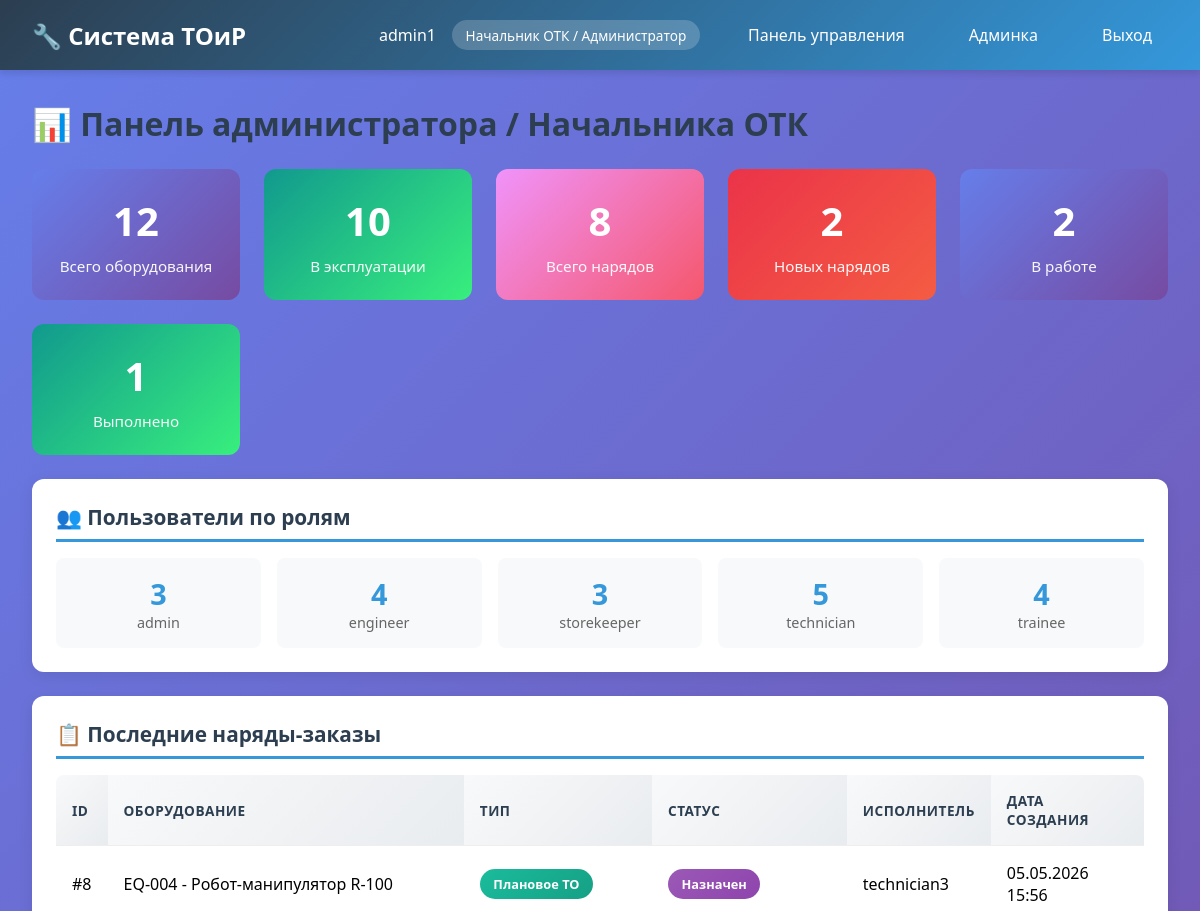
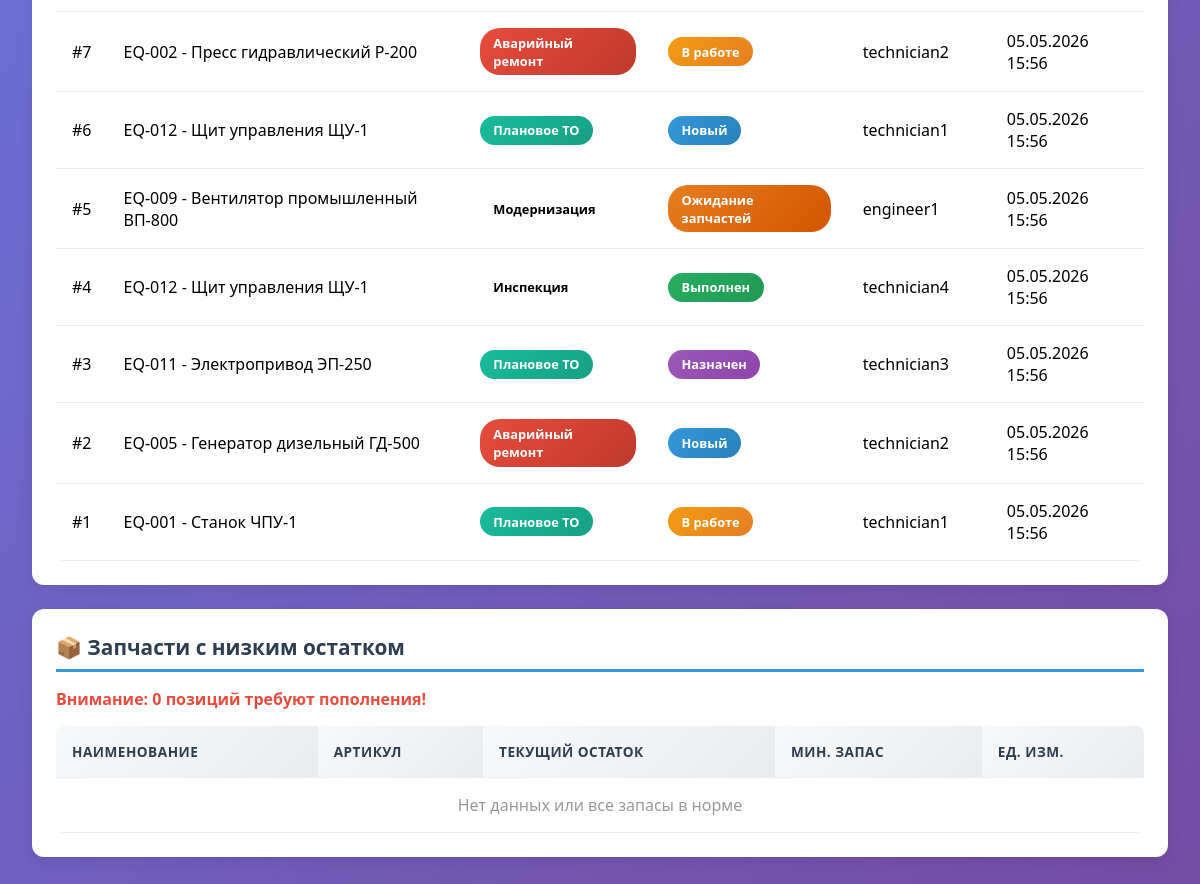
Page /dashboard/ (signed in) on the committed database (2 pictures, top to bottom).
### accounts/models.py (models this page shows, shortened)
class User(AbstractUser):
    ROLE_CHOICES = [
        ('admin', 'Начальник ОТК / Администратор'),
        ('engineer', 'Специалист ОТиР'),
        ('technician', 'Рабочий / Слесарь-ремонтник'),
        ('storekeeper', 'Кладовщик'),
        ('trainee', 'Ученик / Практикант'),
    ]
    role = models.CharField(
        max_length=20,
        choices=ROLE_CHOICES,
        default='trainee',
        verbose_name='Роль'
    )
    department = models.CharField(
        max_length=100,
        blank=True,
        null=True,
        verbose_name='Отдел/Цех'
    )
    phone = models.CharField(
        max_length=20,
        blank=True,
        null=True,
        verbose_name='Телефон'
    )
    is_active = models.BooleanField(default=True, verbose_name='Активен')
    created_at = models.DateTimeField(auto_now_add=True, verbose_name='Дата создания')
    class Meta:
        verbose_name = 'Пользователь'
        verbose_name_plural = 'Пользователи'
        ordering = ['username']
    @property
    def is_admin(self):
        return self.role == 'admin'

### workorders/models.py (models this page shows, shortened)
class WorkOrder(models.Model):
    ORDER_TYPE_CHOICES = [
        ('planned', 'Плановое ТО'),
        ('emergency', 'Аварийный ремонт'),
        ('modernization', 'Модернизация'),
        ('inspection', 'Инспекция'),
    ]
    STATUS_CHOICES = [
        ('new', 'Новый'),
        ('assigned', 'Назначен'),
        ('in_progress', 'В работе'),
        ('pending_parts', 'Ожидание запчастей'),
        ('completed', 'Выполнен'),
        ('rejected', 'Отклонен'),
    ]
    PRIORITY_CHOICES = [
        (1, 'Критический'),
        (2, 'Высокий'),
        (3, 'Средний'),
        (4, 'Низкий'),
        (5, 'Отложенный'),
    ]
    equipment = models.ForeignKey('equipment.Equipment', on_delete=models.CASCADE, related_name='work_orders', verbose_name='Оборудование')
    order_type = models.CharField(max_length=30, choices=ORDER_TYPE_CHOICES, verbose_name='Тип работ')
    priority = models.IntegerField(choices=PRIORITY_CHOICES, default=3, verbose_name='Приоритет')
    status = models.CharField(max_length=20, choices=STATUS_CHOICES, default='new', verbose_name='Статус')
    assigned_user = models.ForeignKey(settings.AUTH_USER_MODEL, on_delete=models.SET_NULL, null=True, blank=True, related_name='assigned_work_orders', verbose_name='Исполнитель')
    created_by = models.ForeignKey(settings.AUTH_USER_MODEL, on_delete=models.SET_NULL, null=True, related_name='created_work_orders', verbose_name='Создал')
    description = models.TextField(default='Техническое обслуживание / устранение неисправности', verbose_name='Описание')
    created_at = models.DateTimeField(auto_now_add=True, verbose_name='Дата создания')
    started_at = models.DateTimeField(null=True, blank=True, verbose_name='Начало работ')
    completed_at = models.DateTimeField(null=True, blank=True, verbose_name='Завершение работ')
    class Meta:
        verbose_name = 'Наряд-заказ'
        verbose_name_plural = 'Наряды-заказы'
        ordering = ['-created_at']
        indexes = [
            models.Index(fields=['status']),
            models.Index(fields=['assigned_user']),
        ]

### equipment/models.py (models this page shows, shortened)
class Equipment(models.Model):
    STATUS_CHOICES = [
        ('active', 'В эксплуатации'),
        ('maintenance', 'На обслуживании'),
        ('out_of_service', 'Неисправно'),
        ('decommissioned', 'Списано'),
    ]
    TYPE_CHOICES = [
        ('Насосы', 'Насосы'),
        ('Компрессоры', 'Компрессоры'),
        ('Электропривод', 'Электропривод'),
        ('Механика', 'Механика'),
        ('Вентиляция', 'Вентиляция'),
        ('Транспорт', 'Транспорт'),
        ('Металлообработка', 'Металлообработка'),
        ('Энергетика', 'Энергетика'),
        ('Электрика', 'Электрика'),
        ('Автоматика', 'Автоматика'),
    ]
    inv_number = models.CharField(max_length=30, unique=True, verbose_name='Инвентарный номер')
    name = models.CharField(max_length=200, verbose_name='Наименование')
    type = models.CharField(max_length=50, choices=TYPE_CHOICES, verbose_name='Тип оборудования')
    workshop = models.CharField(max_length=50, verbose_name='Цех/Участок')
    status = models.CharField(max_length=20, choices=STATUS_CHOICES, default='active', verbose_name='Статус')
    install_date = models.DateField(null=True, blank=True, verbose_name='Дата установки')
    warranty_until = models.DateField(null=True, blank=True, verbose_name='Гарантия до')
    last_maintenance = models.DateField(null=True, blank=True, verbose_name='Последнее ТО')
    created_at = models.DateTimeField(auto_now_add=True, verbose_name='Дата создания')
    class Meta:
        verbose_name = 'Оборудование'
        verbose_name_plural = 'Оборудование'
        ordering = ['inv_number']
        indexes = [
            models.Index(fields=['status']),
        ]

### accounts/views.py (the view, shortened to what this page needs)
# urls.py: path('dashboard/', views.dashboard_view, name='dashboard'),
@login_required
def dashboard_view(request):
    user = request.user
    context = {
        'user': user,
    }
    if user.is_admin:
        from equipment.models import Equipment
        from workorders.models import WorkOrder
        from inventory.models import SparePart
        context['total_equipment'] = Equipment.objects.count()
        context['active_equipment'] = Equipment.objects.filter(status='active').count()
        context['total_orders'] = WorkOrder.objects.count()
        context['new_orders'] = WorkOrder.objects.filter(status='new').count()
        context['in_progress_orders'] = WorkOrder.objects.filter(status='in_progress').count()
        context['completed_orders'] = WorkOrder.objects.filter(status='completed').count()
        context['total_parts'] = SparePart.objects.count()
        context['low_stock_parts'] = SparePart.objects.filter(current_stock__lte=F('min_stock')).count()
        context['recent_orders'] = WorkOrder.objects.select_related('equipment', 'assigned_user').order_by('-created_at')[:10]
        context['users_by_role'] = User.objects.values('role').annotate(count=Count('id'))
        template = 'dashboards/admin.html'
    elif user.is_trainee:
        from equipment.models import Equipment
        from workorders.models import WorkOrder
        context['recent_orders'] = WorkOrder.objects.filter(status='completed').select_related('equipment', 'assigned_user')[:15]
        context['equipment_list'] = Equipment.objects.all()[:20]
        template = 'dashboards/trainee.html'
    else:
        template = 'dashboards/admin.html'
    return render(request, template, context)

### templates/dashboards/admin.html (shortened to what this page needs)
{% extends 'base.html' %}
{% block content %}
<h1 style="margin-bottom: 1.5rem; color: #2c3e50;">📊 Панель администратора / Начальника ОТК</h1>
<div class="stats-grid">
    <div class="stat-card blue">
        <div class="stat-value">{{ total_equipment|default:0 }}</div>
        <div class="stat-label">Всего оборудования</div>
    </div>
    <div class="stat-card green">
        <div class="stat-value">{{ active_equipment|default:0 }}</div>
        <div class="stat-label">В эксплуатации</div>
    </div>
    <div class="stat-card orange">
        <div class="stat-value">{{ total_orders|default:0 }}</div>
        <div class="stat-label">Всего нарядов</div>
    </div>
    <div class="stat-card red">
        <div class="stat-value">{{ new_orders|default:0 }}</div>
        <div class="stat-label">Новых нарядов</div>
    </div>
    <div class="stat-card" style="background: linear-gradient(135deg, #667eea 0%, #764ba2 100%);">
        <div class="stat-value">{{ in_progress_orders|default:0 }}</div>
        <div class="stat-label">В работе</div>
    </div>
    <div class="stat-card" style="background: linear-gradient(135deg, #11998e 0%, #38ef7d 100%);">
        <div class="stat-value">{{ completed_orders|default:0 }}</div>
        <div class="stat-label">Выполнено</div>
    </div>
</div>
<div class="card" style="margin-top: 1.5rem;">
    <h2>👥 Пользователи по ролям</h2>
    <div style="display: grid; grid-template-columns: repeat(auto-fit, minmax(150px, 1fr)); gap: 1rem; margin-top: 1rem;">
        {% for role_stat in users_by_role %}
        <div style="background: #f8f9fa; padding: 1rem; border-radius: 8px; text-align: center;">
            <div style="font-size: 1.8rem; font-weight: bold; color: #3498db;">{{ role_stat.count }}</div>
            <div style="color: #666; font-size: 0.9rem;">{{ role_stat.role }}</div>
        </div>
        {% endfor %}
    </div>
</div>
<div class="card" style="margin-top: 1.5rem;">
    <h2>📋 Последние наряды-заказы</h2>
    <table>
        <thead>
            <tr>
                <th>ID</th>
                <th>Оборудование</th>
                <th>Тип</th>
                <th>Статус</th>
                <th>Исполнитель</th>
                <th>Дата создания</th>
            </tr>
        </thead>
        <tbody>
            {% for order in recent_orders %}
            <tr>
                <td>#{{ order.id }}</td>
                <td>{{ order.equipment.inv_number }} - {{ order.equipment.name }}</td>
                <td><span class="badge badge-{{ order.order_type }}">{{ order.get_order_type_display }}</span></td>
                <td><span class="badge badge-{{ order.status }}">{{ order.get_status_display }}</span></td>
                <td>{{ order.assigned_user.username|default:"Не назначен" }}</td>
                <td>{{ order.created_at|date:"d.m.Y H:i" }}</td>
            </tr>
            {% empty %}
            <tr><td colspan="6" style="text-align: center; color: #999;">Нет данных</td></tr>
            {% endfor %}
        </tbody>
    </table>
</div>
<div class="card" style="margin-top: 1.5rem;">
    <h2>📦 Запчасти с низким остатком</h2>
    <p style="color: #e74c3c; margin-bottom: 1rem;"><strong>Внимание: {{ low_stock_parts|default:0 }} позиций требуют пополнения!</strong></p>
    <table>
        <thead>
            <tr>
                <th>Наименование</th>
                <th>Артикул</th>
                <th>Текущий остаток</th>
                <th>Мин. запас</th>
                <th>Ед. изм.</th>
            </tr>
        </thead>
        <tbody>
            {% for part in low_stock_parts_list|default:"" %}
            <tr>
                <td>{{ part.name }}</td>
                <td>{{ part.part_number }}</td>
                <td style="color: #e74c3c; font-weight: bold;">{{ part.current_stock }}</td>
                <td>{{ part.min_stock }}</td>
                <td>{{ part.unit }}</td>
            </tr>
            {% empty %}
            <tr><td colspan="5" style="text-align: center; color: #999;">Нет данных или все запасы в норме</td></tr>
            {% endfor %}
        </tbody>
    </table>
</div>
{% endblock %}

### templates/base.html (shortened to what this page needs)
<!DOCTYPE html>
<html lang="ru">
<head>
</head>
<body>
    {% if user.is_authenticated %}
    <nav class="navbar">
        <h1>🔧 Система ТОиР</h1>
        <div class="user-info">
            <span>{{ user.username }}</span>
            <span class="role-badge">{{ user.get_role_display }}</span>
            <a href="{% url 'accounts:dashboard' %}">Панель управления</a>
            <a href="/admin/">Админка</a>
            <a href="{% url 'accounts:logout' %}">Выход</a>
        </div>
    </nav>
    {% endif %}
    <div class="container">
        {% block content %}{% endblock %}
    </div>
</body>
</html>

### templates/base.html (style rules this page uses)
* { margin: 0; padding: 0; box-sizing: border-box; }
body { font-family: 'Segoe UI', Tahoma, Geneva, Verdana, sans-serif; background: linear-gradient(135deg, #667eea 0%, #764ba2 100%); min-height: 100vh; }
.navbar { background: linear-gradient(135deg, #2c3e50 0%, #3498db 100%); color: white; padding: 1rem 2rem; display: flex; justify-content: space-between; align-items: center; box-shadow: 0 4px 6px rgba(0,0,0,0.1); backdrop-filter: blur(10px); }
.navbar h1 { font-size: 1.5rem; font-weight: 600; }
.navbar a { color: white; text-decoration: none; margin-left: 1rem; padding: 0.5rem 1rem; border-radius: 6px; transition: all 0.3s ease; }
.container { max-width: 1400px; margin: 2rem auto; padding: 0 2rem; }
.card { background: white; border-radius: 12px; box-shadow: 0 4px 15px rgba(0,0,0,0.08); padding: 1.5rem; margin-bottom: 1.5rem; transition: transform 0.3s ease; }
.card h2 { color: #2c3e50; margin-bottom: 1rem; border-bottom: 3px solid #3498db; padding-bottom: 0.5rem; font-size: 1.3rem; }
.stats-grid { display: grid; grid-template-columns: repeat(auto-fit, minmax(200px, 1fr)); gap: 1.5rem; margin-bottom: 1.5rem; }
.stat-card { background: linear-gradient(135deg, #667eea 0%, #764ba2 100%); color: white; padding: 1.5rem; border-radius: 12px; text-align: center; transition: transform 0.3s ease, box-shadow 0.3s ease; }
.stat-card.blue { background: linear-gradient(135deg, #667eea 0%, #764ba2 100%); }
.stat-card.green { background: linear-gradient(135deg, #11998e 0%, #38ef7d 100%); }
.stat-card.orange { background: linear-gradient(135deg, #f093fb 0%, #f5576c 100%); }
.stat-card.red { background: linear-gradient(135deg, #eb3349 0%, #f45c43 100%); }
.stat-value { font-size: 2.5rem; font-weight: bold; margin-bottom: 0.5rem; }
.stat-label { opacity: 0.95; font-size: 0.95rem; }
table { width: 100%; border-collapse: collapse; margin-top: 1rem; background: white; border-radius: 8px; overflow: hidden; }
th, td { padding: 1rem; text-align: left; border-bottom: 1px solid #eee; }
th { background: linear-gradient(135deg, #f8f9fa 0%, #e9ecef 100%); color: #2c3e50; font-weight: 600; text-transform: uppercase; font-size: 0.85rem; letter-spacing: 0.5px; }
.badge { padding: 0.35rem 0.85rem; border-radius: 20px; font-size: 0.8rem; font-weight: 600; display: inline-block; }
.badge-new { background: linear-gradient(135deg, #3498db 0%, #2980b9 100%); color: white; }
.badge-assigned { background: linear-gradient(135deg, #9b59b6 0%, #8e44ad 100%); color: white; }
.badge-in_progress { background: linear-gradient(135deg, #f39c12 0%, #e67e22 100%); color: white; }
.badge-completed { background: linear-gradient(135deg, #27ae60 0%, #229954 100%); color: white; }
.badge-pending_parts { background: linear-gradient(135deg, #e67e22 0%, #d35400 100%); color: white; }
.badge-planned { background: linear-gradient(135deg, #1abc9c 0%, #16a085 100%); color: white; }
.badge-emergency { background: linear-gradient(135deg, #e74c3c 0%, #c0392b 100%); color: white; }
.user-info { display: flex; align-items: center; gap: 1rem; }
.role-badge { background: rgba(255,255,255,0.2); color: white; padding: 0.35rem 0.85rem; border-radius: 20px; font-size: 0.85rem; font-weight: 500; backdrop-filter: blur(10px); }

### rows in the picture
User: username "admin1", role "Начальник ОТК / Администратор"
WorkOrder: id "8", equipment.inv_number "EQ-004", equipment.name "Робот-манипулятор R-100", order_type "Плановое ТО", status "Назначен", assigned_user.username "technician3", created_at "05.05.2026 15:56"
WorkOrder: id "7", equipment.inv_number "EQ-002", equipment.name "Пресс гидравлический P-200", order_type "Аварийный ремонт", status "В работе", assigned_user.username "technician2", created_at "05.05.2026 15:56"
WorkOrder: id "6", equipment.inv_number "EQ-012", equipment.name "Щит управления ЩУ-1", order_type "Плановое ТО", status "Новый", assigned_user.username "technician1", created_at "05.05.2026 15:56"
WorkOrder: id "5", equipment.inv_number "EQ-009", equipment.name "Вентилятор промышленный ВП-800", order_type "Модернизация", status "Ожидание запчастей", assigned_user.username "engineer1", created_at "05.05.2026 15:56"
WorkOrder: id "4", equipment.inv_number "EQ-012", equipment.name "Щит управления ЩУ-1", order_type "Инспекция", status "Выполнен", assigned_user.username "technician4", created_at "05.05.2026 15:56"
WorkOrder: id "3", equipment.inv_number "EQ-011", equipment.name "Электропривод ЭП-250", order_type "Плановое ТО", status "Назначен", assigned_user.username "technician3", created_at "05.05.2026 15:56"
WorkOrder: id "2", equipment.inv_number "EQ-005", equipment.name "Генератор дизельный ГД-500", order_type "Аварийный ремонт", status "Новый", assigned_user.username "technician2", created_at "05.05.2026 15:56"
WorkOrder: id "1", equipment.inv_number "EQ-001", equipment.name "Станок ЧПУ-1", order_type "Плановое ТО", status "В работе", assigned_user.username "technician1", created_at "05.05.2026 15:56"

### other values in the picture
{{ total_equipment|default:0 }} "12"
{{ active_equipment|default:0 }} "10"
{{ total_orders|default:0 }} "8"
{{ new_orders|default:0 }} "2"
{{ in_progress_orders|default:0 }} "2"
{{ completed_orders|default:0 }} "1"
{{ role_stat.count }} "3" "4" "3" "5" "4"
{{ role_stat.role }} "admin" "engineer" "storekeeper" "technician" "trainee"
{{ low_stock_parts|default:0 }} "0"
